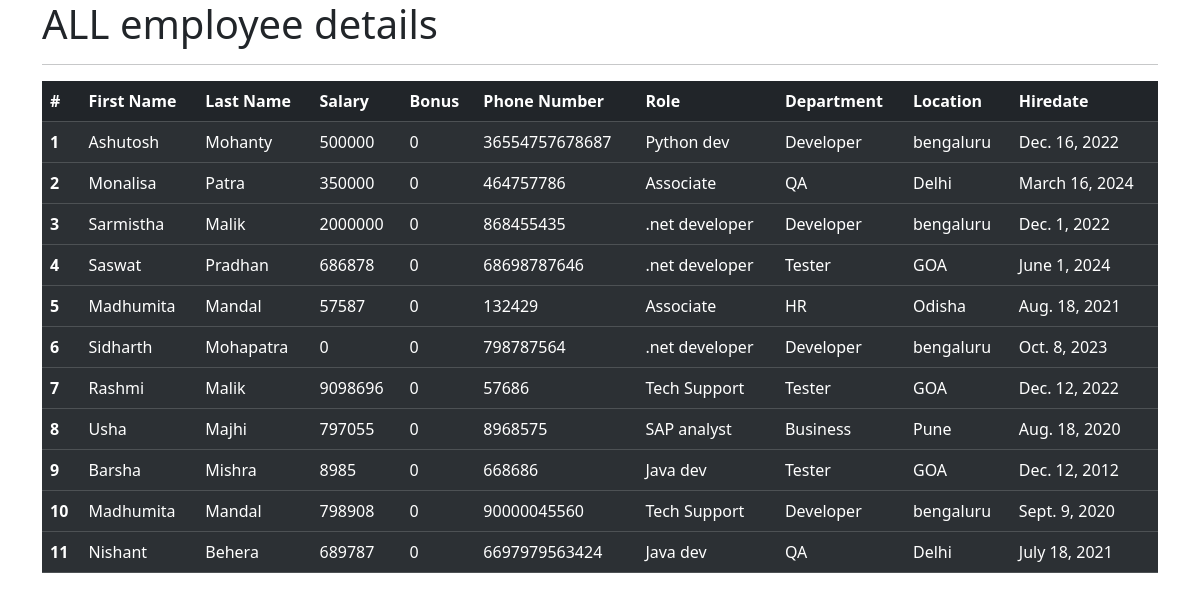
The app's page /all_emp with its own data.
### emp_app/models.py (models this page shows, shortened)
class Employee(models.Model):
    first_name = models.CharField(max_length=100,null=False)
    last_name = models.CharField(max_length=100)
    dept=models.ForeignKey(Department,on_delete=models.CASCADE)
    salary=models.IntegerField(default=0)
    bonus=models.IntegerField(default=0)
    role=models.ForeignKey(Role,on_delete=models.CASCADE)
    phone=models.IntegerField(default=0)
    hire_date=models.DateField()
    def __str__(self):
        return "%s %s %s" %(self.first_name, self.last_name, self.phone)

class Role(models.Model):
    name = models.CharField(max_length=100,null=False)

class Department(models.Model):
    name = models.CharField(max_length=100,null=False)
    location = models.CharField(max_length=100)

### emp_app/views.py (the view)
# urls.py: path('all_emp', views.all_emp, name= 'all_emp'),
def all_emp(request):
    emps= Employee.objects.all()
    context={
        'emps':emps
    }
    print(context)
    return render(request,'view_all_emp.html', context)

### emp_app/templates/view_all_emp.html (shortened to what this page needs)
<!DOCTYPE html>
<html lang="en">
<head>
    <link href="https://cdn.jsdelivr.net/npm/bootstrap@5.3.3/dist/css/bootstrap.min.css" rel="stylesheet">
</head>
    <body>
        <div class="container">
            <h1>ALL employee details</h1>
            <hr>
            <table class="table  table-dark table-striped">
                <thead>
                  <tr>
                    <th scope="col">#</th>
                    <th scope="col">First Name</th>
                    <th scope="col">Last Name</th>
                    <th scope="col">Salary</th>
                    <th scope="col">Bonus</th>
                    <th scope="col">Phone Number</th>
                    <th scope="col">Role</th>
                    <th scope="col">Department</th>
                    <th scope="col">Location</th>
                    <th scope="col">Hiredate</th>
                  </tr>
                </thead>
                    {% for emp in emps %}
                <tbody>
                  <tr>
                    <th scope="row">{{emp.id}}</th>
                    <td>{{emp.first_name}}</td>
                    <td>{{emp.last_name}}</td>
                    <td>{{emp.salary}}</td>
                    <td>{{emp.bonus}}</td>
                    <td>{{emp.phone}}</td>
                    <td>{{emp.role.name}}</td>
                    <td>{{emp.dept.name}}</td>
                    <td>{{emp.dept.location}}</td>
                    <td>{{emp.hire_date}}</td>
                  </tr>
                  </tbody>
                  {% endfor %}
              </table>
           </div>
</body>
</html>

### records on screen
Employee: id "1", first_name "Ashutosh", last_name "Mohanty", salary "500000", bonus "0", phone "36554757678687", role.name "Python dev", dept.name "Developer", dept.location "bengaluru", hire_date "Dec. 16, 2022"
Employee: id "2", first_name "Monalisa", last_name "Patra", salary "350000", bonus "0", phone "464757786", role.name "Associate", dept.name "QA", dept.location "Delhi", hire_date "March 16, 2024"
Employee: id "3", first_name "Sarmistha", last_name "Malik", salary "2000000", bonus "0", phone "868455435", role.name ".net developer", dept.name "Developer", dept.location "bengaluru", hire_date "Dec. 1, 2022"
Employee: id "4", first_name "Saswat", last_name "Pradhan", salary "686878", bonus "0", phone "68698787646", role.name ".net developer", dept.name "Tester", dept.location "GOA", hire_date "June 1, 2024"
Employee: id "5", first_name "Madhumita", last_name "Mandal", salary "57587", bonus "0", phone "132429", role.name "Associate", dept.name "HR", dept.location "Odisha", hire_date "Aug. 18, 2021"
Employee: id "6", first_name "Sidharth", last_name "Mohapatra", salary "0", bonus "0", phone "798787564", role.name ".net developer", dept.name "Developer", dept.location "bengaluru", hire_date "Oct. 8, 2023"
Employee: id "7", first_name "Rashmi", last_name "Malik", salary "9098696", bonus "0", phone "57686", role.name "Tech Support", dept.name "Tester", dept.location "GOA", hire_date "Dec. 12, 2022"
Employee: id "8", first_name "Usha", last_name "Majhi", salary "797055", bonus "0", phone "8968575", role.name "SAP analyst", dept.name "Business", dept.location "Pune", hire_date "Aug. 18, 2020"
Employee: id "9", first_name "Barsha", last_name "Mishra", salary "8985", bonus "0", phone "668686", role.name "Java dev", dept.name "Tester", dept.location "GOA", hire_date "Dec. 12, 2012"
Employee: id "10", first_name "Madhumita", last_name "Mandal", salary "798908", bonus "0", phone "90000045560", role.name "Tech Support", dept.name "Developer", dept.location "bengaluru", hire_date "Sept. 9, 2020"
Employee: id "11", first_name "Nishant", last_name "Behera", salary "689787", bonus "0", phone "6697979563424", role.name "Java dev", dept.name "QA", dept.location "Delhi", hire_date "July 18, 2021"
